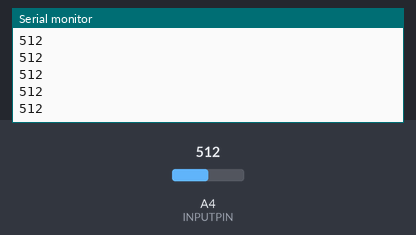
Bench run of a sketch on a simulated Arduino Uno, built with avr-gcc and run on an emulated ATmega328P. On the bench: the last lines printed to the serial monitor. The inputs (shaded band) are chosen by the test bench; at power-on: A4 (INPUTPIN) = 512.

Above: at 1.2 s.
1.3 s: A4 (INPUTPIN) set to 716
At 1.31 s:
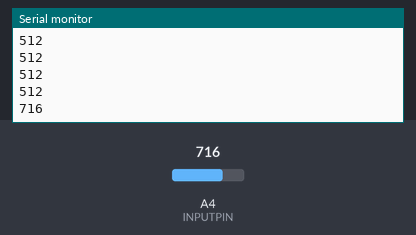
2.8 s: A4 (INPUTPIN) set to 900
At 2.81 s:
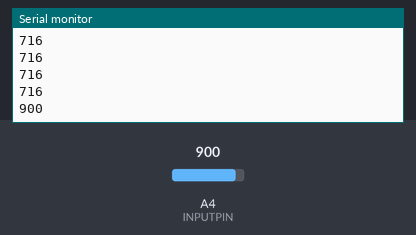
Timing chart, 0 to 5.8 s (numbered marks = the images above; inputs shaded):
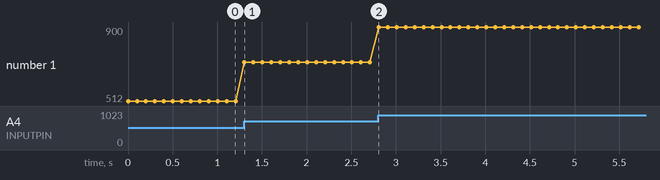

Measured:
- after the input at 1.3 s, the serial monitor: prints a new line at once (image 1)
- after the input at 2.8 s, the serial monitor: prints a new line at once (image 2)
- plotted number 1: 512 → 716 after the input at 1.3 s, 716 → 900 after the input at 2.8 s

The sketch:

analogRead.ino
```cpp
#define INPUTPIN A4

void setup() {

  Serial.begin(9600);
  // kommunikation mit dem computer starten

}

void loop() {

  int value = analogRead(INPUTPIN);
  // einlesen des wertes an dem pin

  Serial.println(value);
  // übertragen des wertes an den computer

  delay(100);
  // 100 ms warten

}
```
